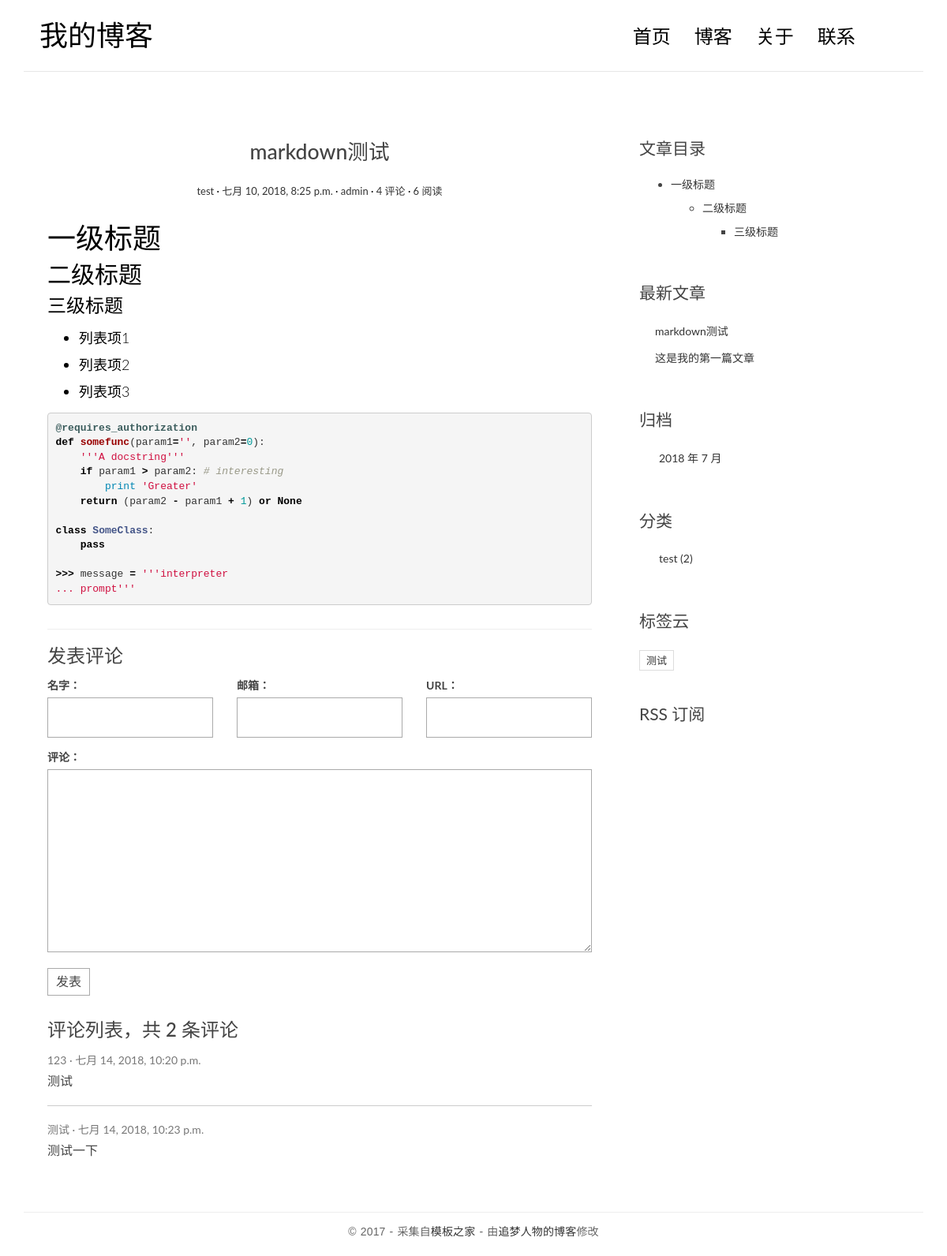
The app's page /post/2/ with its own data.
### blog/models.py (models this page shows, shortened)
class Post(models.Model):
    title = models.CharField(max_length=70)
    body = models.TextField()
    created_time = models.DateTimeField()
    modified_time = models.DateTimeField()
    excerpt = models.CharField(max_length=200, blank=True)
    def save(self, *args, **kwargs):
        if not self.excerpt:
            md = markdown.Markdown(extensions=[
                'markdown.extensions.extra',
                'markdown.extensions.codehilite'
            ])
            self.excerpt = strip_tags(md.convert(self.body))[:54]
    category = models.ForeignKey(Category)
    tags = models.ManyToManyField(Tag, blank=True)
    author = models.ForeignKey(User)
    views = models.PositiveIntegerField(default=0)
    def increase_views(self):
        self.views += 1
        self.save(update_fields=['views'])
    def get_absolute_url(self):
        return reverse('blog:detail', kwargs={'pk': self.pk})
    class Meta:
        ordering = ['-created_time']

class Category(models.Model):
    name = models.CharField(max_length=100)

class Tag(models.Model):
    name = models.CharField(max_length=100)

### comments/models.py (models this page shows, shortened)
class Comment(models.Model):
    name = models.CharField(max_length=100)
    email = models.EmailField(max_length=225)
    url = models.URLField(blank=True)
    text = models.TextField()
    created_time = models.DateTimeField(auto_now_add=True)
    post = models.ForeignKey('blog.Post')

### blog/views.py (the view)
# urls.py: url(r'^post/(?P<pk>[0-9]+)/$', views.PostDetailView.as_view(), name='detail'),
class PostDetailView(DetailView):
    model = Post
    template_name = 'blog/detail.html'
    context_object_name = 'post'
    def get(self, request, *args, **kwargs):
        response = super(PostDetailView, self).get(request, *args, **kwargs)
        self.object.increase_views()
        return response
    def get_object(self, queryset=None):
        post = super(PostDetailView, self).get_object(queryset=None)
        md = markdown.Markdown(extensions=[
            'markdown.extensions.extra',
            'markdown.extensions.codehilite',
            TocExtension(slugify=slugify),
        ])
        post.body = md.convert(post.body)
        post.toc = md.toc
        return post
    def get_context_data(self, **kwargs):
        context = super(PostDetailView, self).get_context_data(**kwargs)
        form = CommentForm()
        comment_list = self.object.comment_set.all()
        context.update({
            'form': form,
            'comment_list': comment_list
        })
        return context

### comments/forms.py
class CommentForm(forms.ModelForm):
    class Meta:
        model = Comment
        fields = ['name', 'email', 'url', 'text']

### blog/templatetags/blog_tags.py (called while the page is built)
@register.simple_tag
def get_recent_posts(num=5):
    return Post.objects.all().order_by('-created_time')[:num]

@register.simple_tag
def archives():
    return Post.objects.dates('created_time', 'month', order='DESC')

@register.simple_tag
def get_categories():
    return Category.objects.annotate(num_posts=Count('post')).filter(num_posts__gt=0)

@register.simple_tag()
def get_tags():
    return Tag.objects.annotate(num_posts=Count('post')).filter(num_posts__gt=0)

### templates/blog/detail.html (shortened to what this page needs)
{% extends 'base.html' %}
{% block main %}
    <article class="post post-{{ post.pk }}">
        <header class="entry-header">
            <h1 class="entry-title">{{ post.title }}</h1>
            <div class="entry-meta">
                <span class="post-category"><a href="#">{{ post.category.name }}</a></span>
                <span class="post-date"><a href="#"><time class="entry-date"
                                                          datetime="{{ post.created_time }}">{{ post.created_time }}</time></a></span>
                <span class="post-author"><a href="#">{{ post.author }}</a></span>
                <span class="comments-link"><a href="#">4 评论</a></span>
                <span class="views-count"><a href="#">{{ post.views }} 阅读</a></span>
            </div>
        </header>
        <div class="entry-content clearfix">
            {{ post.body|safe }}
        </div>
    </article>
    <section class="comment-area" id="comment-area">
        <hr>
        <h3>发表评论</h3>
<form action="{% url 'comments:post_comment' post.pk %}" method="post" class="comment-form">
  <div class="row">
    <div class="col-md-4">
      <label for="{{ form.name.id_for_label }}">名字：</label>
      {{ form.name }}
    </div>
    <div class="col-md-4">
      <label for="{{ form.email.id_for_label }}">邮箱：</label>
      {{ form.email }}
    </div>
    <div class="col-md-4">
      <label for="{{ form.url.id_for_label }}">URL：</label>
      {{ form.url }}
    </div>
    <div class="col-md-12">
      <label for="{{ form.text.id_for_label }}">评论：</label>
      {{ form.text }}
      <button type="submit" class="comment-btn">发表</button>
    </div>
  </div>
</form>
        <div class="comment-list-panel">
            <h3>评论列表，共 <span>{{ post.comment_set.count }}</span> 条评论</h3>
<ul class="comment-list list-unstyled">
  {% for comment in comment_list %}
  <li class="comment-item">
    <span class="nickname">{{ comment.name }}</span>
    <time class="submit-date">{{ comment.created_time }}</time>
    <div class="text">
      {{ comment.text }}
    </div>
  </li>
  {% empty %}
  暂无评论
  {% endfor %}
</ul>
        </div>
    </section>
{% endblock main %}
{% block toc %}
    <div class="widget widget-content">
        <h3 class="widget-title">文章目录</h3>
        {{ post.toc|safe }}
    </div>
{% endblock toc %}

### templates/base.html (shortened to what this page needs)
{% load staticfiles %}
{% load blog_tags %}
<!DOCTYPE html>
<html>
<head>
    <link rel="stylesheet" href="http://code.ionicframework.com/ionicons/2.0.1/css/ionicons.min.css">
    <link rel="stylesheet" href="{% static 'blog/css/bootstrap.min.css' %}">
    <link rel="stylesheet" href="{% static 'blog/css/pace.css' %}">
    <link rel="stylesheet" href="{% static 'blog/css/custom.css' %}">
    <link rel="stylesheet" href="{% static 'blog/css/highlights/github.css' %}">
</head>
<body>
<div class="container">
    <header id="site-header">
        <div class="row">
            <div class="col-md-4 col-sm-5 col-xs-8">
                <div class="logo">
                    <h1><a href="{% url 'blog:index' %}"><b>我的博客</b></a></h1>
                </div>
            </div>
            <div class="col-md-8 col-sm-7 col-xs-4">
                <nav class="main-nav" role="navigation">
                    <div class="collapse navbar-collapse" id="bs-example-navbar-collapse-1">
                        <ul class="nav navbar-nav navbar-right">
                            <li class="cl-effect-11"><a href="{% url 'blog:index' %}" data-hover="首页">首页</a></li>
                            <li class="cl-effect-11"><a href="#" data-hover="博客">博客</a></li>
                            <li class="cl-effect-11"><a href="#" data-hover="关于">关于</a></li>
                            <li class="cl-effect-11"><a href="#" data-hover="联系">联系</a></li>
                        </ul>
                    </div>
                </nav>
            </div>
        </div>
    </header>
</div>
<div class="content-body">
    <div class="container">
        <div class="row">
            <main class="col-md-8">
                {% block main %}
                {% endblock main %}
            </main>
            <aside class="col-md-4">
                {% block toc %}
                {% endblock toc %}
                <div class="widget widget-recent-posts">
                    <h3 class="widget-title">最新文章</h3>
                    {% get_recent_posts as recent_post_list %}
                    <ul>
                        {% for post in recent_post_list %}
                            <li>
                                <a href="{{ post.get_absolute_url }}">{{ post.title }}</a>
                            </li>
                        {% empty %}
                            暂无文章！
                        {% endfor %}
                    </ul>
                </div>
                <div class="widget widget-archives">
                    <h3 class="widget-title">归档</h3>
                    {% archives as date_list %}
                    <ul>
                        {% for date in date_list %}
                            <li>
                                <a href="{% url 'blog:archives' date.year date.month %}">{{ date.year }}
                                    年 {{ date.month }} 月</a>
                            </li>
                        {% empty %}
                            暂无归档！
                        {% endfor %}
                    </ul>
                </div>
                <div class="widget widget-category">
                    <h3 class="widget-title">分类</h3>
                    {% get_categories as category_list %}
                    <ul>
                        {% for category in category_list %}
                            <li>
                                <a href="{% url 'blog:category' category.pk %}">{{ category.name }} <span
                                        class="post-count">({{ category.num_posts }})</span></a>
                            </li>
                        {% empty %}
                            暂无分类！
                        {% endfor %}
                    </ul>
                </div>
                <div class="widget widget-tag-cloud">
                    <h3 class="widget-title">标签云</h3>
                    {% get_tags as tag_list %}
                    <ul>
                        {% for tag in tag_list %}
                            <li>
                                <a href="{% url 'blog:tag' tag.pk %}">{{ tag.name }}</a>
                            </li>
                        {% empty %}
                            暂无标签！
                        {% endfor %}
                    </ul>
                </div>
                <div class="rss">
                    <a href="{% url 'rss' %}"> RSS 订阅</a>
                </div>
            </aside>
        </div>
    </div>
</div>
<footer id="site-footer">
    <div class="container">
        <div class="row">
            <div class="col-md-12">
                <p class="copyright">&copy 2017 - 采集自<a href="http://www.cssmoban.com/"
                                                        target="_blank" title="模板之家">模板之家</a>
                    - 由<a href="http://zmrenwu.com/" title="网页模板" target="_blank">追梦人物的博客</a>修改
                </p>
            </div>
        </div>
    </div>
</footer>
</body>
</html>

### blog/static/blog/css/custom.css (style rules this page uses)
* { outline: none; }
h1, h2, h3, h4, h5, h6 { margin-top: 0; }
b { font-weight: 400; }
a { color: #333; }
body { color: #444; font-family: 'Lato', sans-serif; }
p { font-family: 'Ubuntu', sans-serif; font-weight: 400; word-spacing: 1px; letter-spacing: 0.01em; }
#site-header { background-color: #FFF; padding: 25px 20px; margin-bottom: 40px; border-bottom: 1px solid #e7e7e7; }
.logo h1 a { color: #000; }
.logo h1 { margin: 0; font-family: 'Lato', sans-serif; font-weight: 300; }
.main-nav { margin-top: 11px; max-width: 95%; }
.main-nav a { color: #000000 !important; padding: 0 0 5px 0 !important; margin-right: 30px; font-family: 'Lato', sans-serif; font-weight: 300; font-size: 24px; }
.cl-effect-11 a { padding: 10px 0; color: #0972b4; text-shadow: none; }
.cl-effect-11 a::before { position: absolute; top: 0; left: 0; overflow: hidden; padding: 0 0 5px 0 !important; max-width: 0; border-bottom: 1px solid #000; color: #000; content: attr(data-hover); white-space: nowrap; -webkit-transition: max-width 0.5s; -moz-transition: max-width 0.5s; transition: max-width 0.5s; }
.content-body { padding-bottom: 4em; }
.post { background: #fff; padding: 30px 30px 0; }
.entry-title { text-align: center; font-size: 1.9em; margin-bottom: 20px; line-height: 1.6; padding: 10px 20px 0; }
.entry-meta { text-align: center; color: #DDDDDD; font-size: 13px; margin-bottom: 30px; }
.entry-content { font-size: 18px; line-height: 1.9; font-weight: 300; color: #000; }
.post-category::after, .post-date::after, .post-author::after, .comments-link::after { content: ' ·'; color: #000; }
.widget { background: #fff; padding: 30px 0 0; }
.widget-title { font-size: 1.5em; margin-bottom: 20px; line-height: 1.6; padding: 10px 0 0; font-weight: 400; }
.widget-recent-posts ul { padding: 0; margin: 0; padding-left: 20px; }
.widget-recent-posts ul li { list-style-type: none; position: relative; line-height: 170%; margin-bottom: 10px; }
.widget-recent-posts ul li::before { content: '\f3d3'; font-family: "Ionicons"; position: absolute; left: -17px; top: 3px; font-size: 16px; color: #000; }
.widget-archives ul { padding: 0; margin: 0; padding-left: 25px; }
.widget-archives ul li { list-style-type: none; position: relative; line-height: 170%; margin-bottom: 10px; }
.widget-archives ul li::before { content: '\f3f3'; font-family: "Ionicons"; position: absolute; left: -25px; top: 1px; font-size: 16px; color: #000; }
.widget-category ul { padding: 0; margin: 0; padding-left: 25px; }
.widget-category ul li { list-style-type: none; position: relative; line-height: 170%; margin-bottom: 10px; }
.widget-category ul li::before { content: '\f3fe'; font-family: "Ionicons"; position: absolute; left: -25px; top: 1px; font-size: 18px; color: #000; }
.widget-tag-cloud ul { padding: 0; margin: 0; margin-right: -10px; }
.widget-tag-cloud ul li { list-style-type: none; font-size: 13px; display: inline-block; margin-right: 10px; margin-bottom: 10px; padding: 3px 8px; border: 1px solid #ddd; }
.widget-content ul ul { margin-top: 10px; }
.widget-content ul li { margin-bottom: 10px; }
.rss { font-size: 21px; margin-top: 30px; }
.rss a { color: #444; }
#site-footer { padding-top: 10px; padding: 0 0 1.5em 0; }
.copyright { text-align: center; padding-top: 1em; margin: 0; border-top: 1px solid #eee; color: #666; }
.contact-form input, .comment-form input { border: 1px solid #aaa; margin-bottom: 15px; width: 100%; padding: 15px 15px; font-size: 16px; line-height: 100%; transition: 0.4s border-color linear; }
.contact-form textarea, .comment-form textarea { border: 1px solid #aaa; margin-bottom: 15px; width: 100%; padding: 15px 15px; font-size: 16px; line-height: 20px !important; min-height: 183px; transition: 0.4s border-color linear; }
.comment-area { padding: 0 30px 0; }
.comment-form { margin-top: 15px; }
.comment-form .comment-btn { background-color: #fff; border: 1px solid #aaa; font-size: 16px; padding: 5px 10px; }
.comment-list-panel { margin-top: 30px; }
.comment-list { margin-top: 15px; }
.comment-item:not(:last-child) { border-bottom: 1px #ccc solid; margin-bottom: 20px; padding-bottom: 20px; }
.comment-item .nickname, .comment-item .submit-date { color: #777; font-size: 14px; }
.comment-item .nickname:after { content: ' ·'; }
.comment-item .text { padding-top: 5px; font-size: 16px; }

### records on screen
Post: title "markdown测试", category.name "test", created_time "七月 10, 2018, 8:25 p.m.", author "admin", views "6", body "一级标题 二级标题 三级标题 列表项1 列表项2 列表项3 @requires_authorization def somefunc ( param1 = '' , param2 = 0 ): '''A docstring''' if param1 > param2 : # interesting print 'Greater' return ( param2 - param1 + 1 ) or None class SomeClass : pass >>> message = '''interpreter ... prompt'''", comment_set.count "2", toc "一级标题 二级标题 三级标题"
Comment: name "123", created_time "七月 14, 2018, 10:20 p.m.", text "测试"
Comment: name "测试", created_time "七月 14, 2018, 10:23 p.m.", text "测试一下"
Post: title "这是我的第一篇文章"
Category: name "test", num_posts "2"
Tag: name "测试"

### other values on screen
{{ date.year }} "2018"
{{ date.month }} "7"
